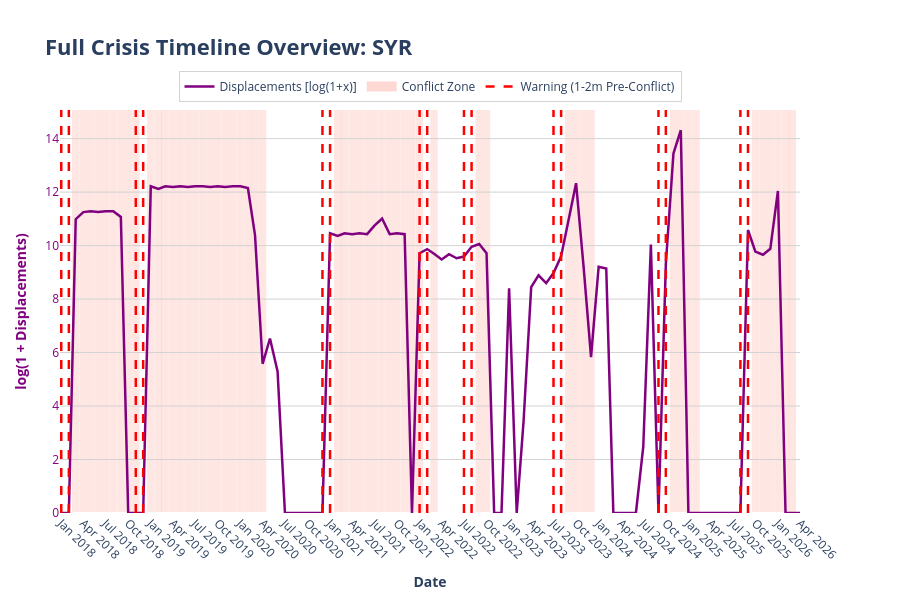

The code cell stored with this chart in its notebook:
### Code cell
import pandas as pd
import numpy as np
import plotly.graph_objects as go

def plot_full_crisis_timeline(df, cerf_path, country_code):
    # 1. PREPARAR EL DATAFRAME PRINCIPAL
    if 'iso3' not in df.columns:
        df = df.reset_index()
        
    df_plot = df[df['iso3'] == country_code].copy()
    df_plot['month'] = pd.to_datetime(df_plot['month'])
    df_plot = df_plot.sort_values('month')
    
    if df_plot.empty:
        print(f"No hay datos en el DataFrame principal para el país: {country_code}")
        return

    # Transformación Log(1 + x) para desplazamientos
    df_plot['disp_log1p'] = np.log1p(df_plot['monthly_displacement'].fillna(0))

    # Extraer las fechas de alerta conflict_2m (marcadas a mitad de mes)
    if 'conflict_2m' in df_plot.columns:
        warning_months = df_plot[df_plot['conflict_2m'] == 1]['month']
        warning_dates = warning_months + pd.Timedelta(days=0)
    else:
        warning_dates = pd.Series(dtype='datetime64[ns]')

    # 3. CREAR LA FIGURA INTERACTIVA
    fig = go.Figure()

    # --- B. Desplazamientos (Línea simple morada - Puesta en y1 para que NO desaparezca) ---
    fig.add_trace(go.Scatter(
        x=df_plot['month'],
        y=df_plot['disp_log1p'],
        customdata=df_plot['monthly_displacement'], 
        mode='lines', 
        name='Displacements [log(1+x)]',
        line=dict(color='purple', width=2.5),
        yaxis='y1',
        hovertemplate='<b>Date:</b> %{x|%b %Y}<br><b>Displacements (Real):</b> %{customdata:,.0f}<br><b>log(1+x):</b> %{y:.2f}<extra></extra>'
    ))

    # --- D. Zonas de Conflicto (Fondo sombreado salmón) ---
    if 'conflict' in df_plot.columns:
        conflict_months = df_plot[df_plot['conflict'] == 1]['month']
        for c_month in conflict_months:
            fig.add_vrect(
                x0=c_month - pd.Timedelta(days=15), 
                x1=c_month + pd.Timedelta(days=15),
                fillcolor="salmon",
                opacity=0.2,
                layer="below",
                line_width=0,
            )
        # Leyenda del conflicto
        fig.add_trace(go.Scatter(
            x=[None], y=[None], mode='lines', name='Conflict Zone',
            line=dict(color='salmon', width=10), opacity=0.3, yaxis='y1'
        ))

    # --- NUEVO: Condición >50k Desplazamientos (Fondo azul clarito) ---
    # Comprueba que tu columna se llame 'target'. Si se llama 'target_4m', cámbialo aquí.
    target_col = 'target' if 'target' in df_plot.columns else None
    if target_col:
        target_months = df_plot[df_plot[target_col] == 1]['month']
        for t_month in target_months:
            fig.add_vrect(
                x0=t_month - pd.Timedelta(days=15), 
                x1=t_month + pd.Timedelta(days=15),
                fillcolor="lightblue",
                opacity=0.3,
                layer="below",
                line_width=0,
            )
        fig.add_trace(go.Scatter(
            x=[None], y=[None], mode='lines', name='>50k Displacements (Target)',
            line=dict(color='lightblue', width=10), opacity=0.4, yaxis='y1'
        ))

    # --- F. Líneas conflict_2m (Líneas verticales rojas a rayas) ---
    if not warning_dates.empty:
        for w_date in warning_dates:
            fig.add_shape(
                type="line",
                x0=w_date, x1=w_date,
                y0=0, y1=1,
                xref="x", yref="paper",
                line=dict(width=2.5, dash="dash", color="red"),
            )
        # Leyenda de Alertas
        fig.add_trace(go.Scatter(
            x=[None], y=[None], mode='lines', name='Warning (1-2m Pre-Conflict)',
            line=dict(color='red', width=2.5, dash='dash'), yaxis='y1'
        ))

    # --- 4. CONFIGURACIÓN DEL LAYOUT (Eliminados los ejes invisibles) ---
    fig.update_layout(
        title=dict(
            text=f'<b>Full Crisis Timeline Overview: {country_code}</b>',
            font=dict(size=22),
            x=0.05
        ),
        margin=dict(l=60, r=100, t=110, b=60), 
        height=600,
        plot_bgcolor='white',
        hovermode="closest",
        
        xaxis=dict(
            title=dict(text="<b>Date</b>"),
            showgrid=False,
            dtick="M3",
            tickformat="%b %Y",
            tickangle=45
        ),
        
        # Eje Y1: Ahora son los Desplazamientos
        yaxis=dict(
            title=dict(text="<b>log(1 + Displacements)</b>", font=dict(color="purple")),
            tickfont=dict(color="purple"),
            showgrid=True,
            gridcolor='lightgrey',
            rangemode="tozero"
        ),
        
        legend=dict(
            orientation="h",
            yanchor="bottom", y=1.02,
            xanchor="center", x=0.5,
            bgcolor='rgba(255,255,255,0.8)',
            bordercolor='lightgrey',
            borderwidth=1
        )
    )

    fig.show()

# --- EJECUCIÓN ---
plot_full_crisis_timeline(df_final, cerf_path="../data_clean/cerf_clean.csv", country_code="SYR")

### Figure 1 — Plotly figure (JSON) as saved in the notebook; plotly's stock layout.template omitted (floating-point values rounded to 4 significant figures)
{"data": [{"customdata": [0.0, 0.0, 59150.0, 77150.0, 79730.0, 77150.0, 79730.0, 79730.0, 64300.0, 0.0, 0.0, 0.0, 202900.0, 183300.0, 202900.0, 196400.0, 202900.0, 196400.0, 202900.0, 202900.0, 196400.0, 202900.0, 196400.0, 202900.0, 202900.0, 189800.0, 32730.0, 264.0, 682.0, 198.0, 0.0, 0.0, 0.0, 0.0, 0.0, 0.0, 34930.0, 31550.0, 34930.0, 33800.0, 34930.0, 33800.0, 46590.0, 60590.0, 33800.0, 34930.0, 33800.0, 0.0, 16610.0, 19330.0, 16210.0, 13140.0, 15980.0, 13710.0, 14640.0, 21090.0, 23360.0, 16600.0, 0.0, 0.0, 4468.0, 0.0, 30.0, 4667.0, 7256.0, 5407.0, 7906.0, 14740.0, 58860.0, 227500.0, 9677.0, 340.0, 9968.0, 9324.0, 0.0, 0.0, 0.0, 0.0, 11.0, 22840.0, 0.0, 11020.0, 688400.0, 1652000.0, 0.0, 0.0, 0.0, 0.0, 0.0, 0.0, 0.0, 0.0, 39450.0, 17610.0, 15680.0, 19580.0, 170000.0, 0.0, 0.0, 0.0], "hovertemplate": "<b>Date:</b> %{x|%b %Y}<br><b>Displacements (Real):</b> %{customdata:,.0f}<br><b>log(1+x):</b> %{y:.2f}<extra></extra>", "line": {"color": "purple", "width": 2.5}, "mode": "lines", "name": "Displacements [log(1+x)]", "type": "scatter", "x": ["2018-01-01T00:00:00.000000", "2018-02-01T00:00:00.000000", "2018-03-01T00:00:00.000000", "2018-04-01T00:00:00.000000", "2018-05-01T00:00:00.000000", "2018-06-01T00:00:00.000000", "2018-07-01T00:00:00.000000", "2018-08-01T00:00:00.000000", "2018-09-01T00:00:00.000000", "2018-10-01T00:00:00.000000", "2018-11-01T00:00:00.000000", "2018-12-01T00:00:00.000000", "2019-01-01T00:00:00.000000", "2019-02-01T00:00:00.000000", "2019-03-01T00:00:00.000000", "2019-04-01T00:00:00.000000", "2019-05-01T00:00:00.000000", "2019-06-01T00:00:00.000000", "2019-07-01T00:00:00.000000", "2019-08-01T00:00:00.000000", "2019-09-01T00:00:00.000000", "2019-10-01T00:00:00.000000", "2019-11-01T00:00:00.000000", "2019-12-01T00:00:00.000000", "2020-01-01T00:00:00.000000", "2020-02-01T00:00:00.000000", "2020-03-01T00:00:00.000000", "2020-04-01T00:00:00.000000", "2020-05-01T00:00:00.000000", "2020-06-01T00:00:00.000000", "2020-07-01T00:00:00.000000", "2020-08-01T00:00:00.000000", "2020-09-01T00:00:00.000000", "2020-10-01T00:00:00.000000", "2020-11-01T00:00:00.000000", "2020-12-01T00:00:00.000000", "2021-01-01T00:00:00.000000", "2021-02-01T00:00:00.000000", "2021-03-01T00:00:00.000000", "2021-04-01T00:00:00.000000", "2021-05-01T00:00:00.000000", "2021-06-01T00:00:00.000000", "2021-07-01T00:00:00.000000", "2021-08-01T00:00:00.000000", "2021-09-01T00:00:00.000000", "2021-10-01T00:00:00.000000", "2021-11-01T00:00:00.000000", "2021-12-01T00:00:00.000000", "2022-01-01T00:00:00.000000", "2022-02-01T00:00:00.000000", "2022-03-01T00:00:00.000000", "2022-04-01T00:00:00.000000", "2022-05-01T00:00:00.000000", "2022-06-01T00:00:00.000000", "2022-07-01T00:00:00.000000", "2022-08-01T00:00:00.000000", "2022-09-01T00:00:00.000000", "2022-10-01T00:00:00.000000", "2022-11-01T00:00:00.000000", "2022-12-01T00:00:00.000000", "2023-01-01T00:00:00.000000", "2023-02-01T00:00:00.000000", "2023-03-01T00:00:00.000000", "2023-04-01T00:00:00.000000", "2023-05-01T00:00:00.000000", "2023-06-01T00:00:00.000000", "2023-07-01T00:00:00.000000", "2023-08-01T00:00:00.000000", "2023-09-01T00:00:00.000000", "2023-10-01T00:00:00.000000", "2023-11-01T00:00:00.000000", "2023-12-01T00:00:00.000000", "2024-01-01T00:00:00.000000", "2024-02-01T00:00:00.000000", "2024-03-01T00:00:00.000000", "2024-04-01T00:00:00.000000", "2024-05-01T00:00:00.000000", "2024-06-01T00:00:00.000000", "2024-07-01T00:00:00.000000", "2024-08-01T00:00:00.000000", "2024-09-01T00:00:00.000000", "2024-10-01T00:00:00.000000", "2024-11-01T00:00:00.000000", "2024-12-01T00:00:00.000000", "2025-01-01T00:00:00.000000", "2025-02-01T00:00:00.000000", "2025-03-01T00:00:00.000000", "2025-04-01T00:00:00.000000", "2025-05-01T00:00:00.000000", "2025-06-01T00:00:00.000000", "2025-07-01T00:00:00.000000", "2025-08-01T00:00:00.000000", "2025-09-01T00:00:00.000000", "2025-10-01T00:00:00.000000", "2025-11-01T00:00:00.000000", "2025-12-01T00:00:00.000000", "2026-01-01T00:00:00.000000", "2026-02-01T00:00:00.000000", "2026-03-01T00:00:00.000000", "2026-04-01T00:00:00.000000"], "y": [0.0, 0.0, 10.99, 11.25, 11.29, 11.25, 11.29, 11.29, 11.07, 0.0, 0.0, 0.0, 12.22, 12.12, 12.22, 12.19, 12.22, 12.19, 12.22, 12.22, 12.19, 12.22, 12.19, 12.22, 12.22, 12.15, 10.4, 5.58, 6.526, 5.293, 0.0, 0.0, 0.0, 0.0, 0.0, 0.0, 10.46, 10.36, 10.46, 10.43, 10.46, 10.43, 10.75, 11.01, 10.43, 10.46, 10.43, 0.0, 9.718, 9.869, 9.693, 9.483, 9.679, 9.526, 9.592, 9.957, 10.06, 9.717, 0.0, 0.0, 8.405, 0.0, 3.434, 8.448, 8.89, 8.596, 8.976, 9.598, 10.98, 12.33, 9.178, 5.832, 9.207, 9.141, 0.0, 0.0, 0.0, 0.0, 2.485, 10.04, 0.0, 9.308, 13.44, 14.32, 0.0, 0.0, 0.0, 0.0, 0.0, 0.0, 0.0, 0.0, 10.58, 9.776, 9.66, 9.882, 12.04, 0.0, 0.0, 0.0], "yaxis": "y"}, {"line": {"color": "salmon", "width": 10}, "mode": "lines", "name": "Conflict Zone", "opacity": 0.3, "type": "scatter", "x": [null], "y": [null], "yaxis": "y"}, {"line": {"color": "red", "dash": "dash", "width": 2.5}, "mode": "lines", "name": "Warning (1-2m Pre-Conflict)", "type": "scatter", "x": [null], "y": [null], "yaxis": "y"}], "layout": {"height": 600, "hovermode": "closest", "legend": {"bgcolor": "rgba(255,255,255,0.8)", "bordercolor": "lightgrey", "borderwidth": 1, "orientation": "h", "x": 0.5, "xanchor": "center", "y": 1.02, "yanchor": "bottom"}, "margin": {"b": 60, "l": 60, "r": 100, "t": 110}, "plot_bgcolor": "white", "shapes": [{"fillcolor": "salmon", "layer": "below", "line": {"width": 0}, "opacity": 0.2, "type": "rect", "x0": "2018-02-14T00:00:00", "x1": "2018-03-16T00:00:00", "xref": "x", "y0": 0, "y1": 1, "yref": "y domain"}, {"fillcolor": "salmon", "layer": "below", "line": {"width": 0}, "opacity": 0.2, "type": "rect", "x0": "2018-03-17T00:00:00", "x1": "2018-04-16T00:00:00", "xref": "x", "y0": 0, "y1": 1, "yref": "y domain"}, {"fillcolor": "salmon", "layer": "below", "line": {"width": 0}, "opacity": 0.2, "type": "rect", "x0": "2018-04-16T00:00:00", "x1": "2018-05-16T00:00:00", "xref": "x", "y0": 0, "y1": 1, "yref": "y domain"}, {"fillcolor": "salmon", "layer": "below", "line": {"width": 0}, "opacity": 0.2, "type": "rect", "x0": "2018-05-17T00:00:00", "x1": "2018-06-16T00:00:00", "xref": "x", "y0": 0, "y1": 1, "yref": "y domain"}, {"fillcolor": "salmon", "layer": "below", "line": {"width": 0}, "opacity": 0.2, "type": "rect", "x0": "2018-06-16T00:00:00", "x1": "2018-07-16T00:00:00", "xref": "x", "y0": 0, "y1": 1, "yref": "y domain"}, {"fillcolor": "salmon", "layer": "below", "line": {"width": 0}, "opacity": 0.2, "type": "rect", "x0": "2018-07-17T00:00:00", "x1": "2018-08-16T00:00:00", "xref": "x", "y0": 0, "y1": 1, "yref": "y domain"}, {"fillcolor": "salmon", "layer": "below", "line": {"width": 0}, "opacity": 0.2, "type": "rect", "x0": "2018-08-17T00:00:00", "x1": "2018-09-16T00:00:00", "xref": "x", "y0": 0, "y1": 1, "yref": "y domain"}, {"fillcolor": "salmon", "layer": "below", "line": {"width": 0}, "opacity": 0.2, "type": "rect", "x0": "2018-09-16T00:00:00", "x1": "2018-10-16T00:00:00", "xref": "x", "y0": 0, "y1": 1, "yref": "y domain"}, {"fillcolor": "salmon", "layer": "below", "line": {"width": 0}, "opacity": 0.2, "type": "rect", "x0": "2018-10-17T00:00:00", "x1": "2018-11-16T00:00:00", "xref": "x", "y0": 0, "y1": 1, "yref": "y domain"}, {"fillcolor": "salmon", "layer": "below", "line": {"width": 0}, "opacity": 0.2, "type": "rect", "x0": "2018-12-17T00:00:00", "x1": "2019-01-16T00:00:00", "xref": "x", "y0": 0, "y1": 1, "yref": "y domain"}, {"fillcolor": "salmon", "layer": "below", "line": {"width": 0}, "opacity": 0.2, "type": "rect", "x0": "2019-01-17T00:00:00", "x1": "2019-02-16T00:00:00", "xref": "x", "y0": 0, "y1": 1, "yref": "y domain"}, {"fillcolor": "salmon", "layer": "below", "line": {"width": 0}, "opacity": 0.2, "type": "rect", "x0": "2019-02-14T00:00:00", "x1": "2019-03-16T00:00:00", "xref": "x", "y0": 0, "y1": 1, "yref": "y domain"}, {"fillcolor": "salmon", "layer": "below", "line": {"width": 0}, "opacity": 0.2, "type": "rect", "x0": "2019-03-17T00:00:00", "x1": "2019-04-16T00:00:00", "xref": "x", "y0": 0, "y1": 1, "yref": "y domain"}, {"fillcolor": "salmon", "layer": "below", "line": {"width": 0}, "opacity": 0.2, "type": "rect", "x0": "2019-04-16T00:00:00", "x1": "2019-05-16T00:00:00", "xref": "x", "y0": 0, "y1": 1, "yref": "y domain"}, {"fillcolor": "salmon", "layer": "below", "line": {"width": 0}, "opacity": 0.2, "type": "rect", "x0": "2019-05-17T00:00:00", "x1": "2019-06-16T00:00:00", "xref": "x", "y0": 0, "y1": 1, "yref": "y domain"}, {"fillcolor": "salmon", "layer": "below", "line": {"width": 0}, "opacity": 0.2, "type": "rect", "x0": "2019-06-16T00:00:00", "x1": "2019-07-16T00:00:00", "xref": "x", "y0": 0, "y1": 1, "yref": "y domain"}, {"fillcolor": "salmon", "layer": "below", "line": {"width": 0}, "opacity": 0.2, "type": "rect", "x0": "2019-07-17T00:00:00", "x1": "2019-08-16T00:00:00", "xref": "x", "y0": 0, "y1": 1, "yref": "y domain"}, {"fillcolor": "salmon", "layer": "below", "line": {"width": 0}, "opacity": 0.2, "type": "rect", "x0": "2019-08-17T00:00:00", "x1": "2019-09-16T00:00:00", "xref": "x", "y0": 0, "y1": 1, "yref": "y domain"}, {"fillcolor": "salmon", "layer": "below", "line": {"width": 0}, "opacity": 0.2, "type": "rect", "x0": "2019-09-16T00:00:00", "x1": "2019-10-16T00:00:00", "xref": "x", "y0": 0, "y1": 1, "yref": "y domain"}, {"fillcolor": "salmon", "layer": "below", "line": {"width": 0}, "opacity": 0.2, "type": "rect", "x0": "2019-10-17T00:00:00", "x1": "2019-11-16T00:00:00", "xref": "x", "y0": 0, "y1": 1, "yref": "y domain"}, {"fillcolor": "salmon", "layer": "below", "line": {"width": 0}, "opacity": 0.2, "type": "rect", "x0": "2019-11-16T00:00:00", "x1": "2019-12-16T00:00:00", "xref": "x", "y0": 0, "y1": 1, "yref": "y domain"}, {"fillcolor": "salmon", "layer": "below", "line": {"width": 0}, "opacity": 0.2, "type": "rect", "x0": "2019-12-17T00:00:00", "x1": "2020-01-16T00:00:00", "xref": "x", "y0": 0, "y1": 1, "yref": "y domain"}, {"fillcolor": "salmon", "layer": "below", "line": {"width": 0}, "opacity": 0.2, "type": "rect", "x0": "2020-01-17T00:00:00", "x1": "2020-02-16T00:00:00", "xref": "x", "y0": 0, "y1": 1, "yref": "y domain"}, {"fillcolor": "salmon", "layer": "below", "line": {"width": 0}, "opacity": 0.2, "type": "rect", "x0": "2020-02-15T00:00:00", "x1": "2020-03-16T00:00:00", "xref": "x", "y0": 0, "y1": 1, "yref": "y domain"}, {"fillcolor": "salmon", "layer": "below", "line": {"width": 0}, "opacity": 0.2, "type": "rect", "x0": "2020-03-17T00:00:00", "x1": "2020-04-16T00:00:00", "xref": "x", "y0": 0, "y1": 1, "yref": "y domain"}, {"fillcolor": "salmon", "layer": "below", "line": {"width": 0}, "opacity": 0.2, "type": "rect", "x0": "2021-01-17T00:00:00", "x1": "2021-02-16T00:00:00", "xref": "x", "y0": 0, "y1": 1, "yref": "y domain"}, {"fillcolor": "salmon", "layer": "below", "line": {"width": 0}, "opacity": 0.2, "type": "rect", "x0": "2021-02-14T00:00:00", "x1": "2021-03-16T00:00:00", "xref": "x", "y0": 0, "y1": 1, "yref": "y domain"}, {"fillcolor": "salmon", "layer": "below", "line": {"width": 0}, "opacity": 0.2, "type": "rect", "x0": "2021-03-17T00:00:00", "x1": "2021-04-16T00:00:00", "xref": "x", "y0": 0, "y1": 1, "yref": "y domain"}, {"fillcolor": "salmon", "layer": "below", "line": {"width": 0}, "opacity": 0.2, "type": "rect", "x0": "2021-04-16T00:00:00", "x1": "2021-05-16T00:00:00", "xref": "x", "y0": 0, "y1": 1, "yref": "y domain"}, {"fillcolor": "salmon", "layer": "below", "line": {"width": 0}, "opacity": 0.2, "type": "rect", "x0": "2021-05-17T00:00:00", "x1": "2021-06-16T00:00:00", "xref": "x", "y0": 0, "y1": 1, "yref": "y domain"}, {"fillcolor": "salmon", "layer": "below", "line": {"width": 0}, "opacity": 0.2, "type": "rect", "x0": "2021-06-16T00:00:00", "x1": "2021-07-16T00:00:00", "xref": "x", "y0": 0, "y1": 1, "yref": "y domain"}, {"fillcolor": "salmon", "layer": "below", "line": {"width": 0}, "opacity": 0.2, "type": "rect", "x0": "2021-07-17T00:00:00", "x1": "2021-08-16T00:00:00", "xref": "x", "y0": 0, "y1": 1, "yref": "y domain"}, {"fillcolor": "salmon", "layer": "below", "line": {"width": 0}, "opacity": 0.2, "type": "rect", "x0": "2021-08-17T00:00:00", "x1": "2021-09-16T00:00:00", "xref": "x", "y0": 0, "y1": 1, "yref": "y domain"}, {"fillcolor": "salmon", "layer": "below", "line": {"width": 0}, "opacity": 0.2, "type": "rect", "x0": "2021-09-16T00:00:00", "x1": "2021-10-16T00:00:00", "xref": "x", "y0": 0, "y1": 1, "yref": "y domain"}, {"fillcolor": "salmon", "layer": "below", "line": {"width": 0}, "opacity": 0.2, "type": "rect", "x0": "2021-10-17T00:00:00", "x1": "2021-11-16T00:00:00", "xref": "x", "y0": 0, "y1": 1, "yref": "y domain"}, {"fillcolor": "salmon", "layer": "below", "line": {"width": 0}, "opacity": 0.2, "type": "rect", "x0": "2021-11-16T00:00:00", "x1": "2021-12-16T00:00:00", "xref": "x", "y0": 0, "y1": 1, "yref": "y domain"}, {"fillcolor": "salmon", "layer": "below", "line": {"width": 0}, "opacity": 0.2, "type": "rect", "x0": "2021-12-17T00:00:00", "x1": "2022-01-16T00:00:00", "xref": "x", "y0": 0, "y1": 1, "yref": "y domain"}, {"fillcolor": "salmon", "layer": "below", "line": {"width": 0}, "opacity": 0.2, "type": "rect", "x0": "2022-02-14T00:00:00", "x1": "2022-03-16T00:00:00", "xref": "x", "y0": 0, "y1": 1, "yref": "y domain"}, {"fillcolor": "salmon", "layer": "below", "line": {"width": 0}, "opacity": 0.2, "type": "rect", "x0": "2022-08-17T00:00:00", "x1": "2022-09-16T00:00:00", "xref": "x", "y0": 0, "y1": 1, "yref": "y domain"}, {"fillcolor": "salmon", "layer": "below", "line": {"width": 0}, "opacity": 0.2, "type": "rect", "x0": "2022-09-16T00:00:00", "x1": "2022-10-16T00:00:00", "xref": "x", "y0": 0, "y1": 1, "yref": "y domain"}, {"fillcolor": "salmon", "layer": "below", "line": {"width": 0}, "opacity": 0.2, "type": "rect", "x0": "2023-08-17T00:00:00", "x1": "2023-09-16T00:00:00", "xref": "x", "y0": 0, "y1": 1, "yref": "y domain"}, {"fillcolor": "salmon", "layer": "below", "line": {"width": 0}, "opacity": 0.2, "type": "rect", "x0": "2023-09-16T00:00:00", "x1": "2023-10-16T00:00:00", "xref": "x", "y0": 0, "y1": 1, "yref": "y domain"}, {"fillcolor": "salmon", "layer": "below", "line": {"width": 0}, "opacity": 0.2, "type": "rect", "x0": "2023-10-17T00:00:00", "x1": "2023-11-16T00:00:00", "xref": "x", "y0": 0, "y1": 1, "yref": "y domain"}, {"fillcolor": "salmon", "layer": "below", "line": {"width": 0}, "opacity": 0.2, "type": "rect", "x0": "2023-11-16T00:00:00", "x1": "2023-12-16T00:00:00", "xref": "x", "y0": 0, "y1": 1, "yref": "y domain"}, {"fillcolor": "salmon", "layer": "below", "line": {"width": 0}, "opacity": 0.2, "type": "rect", "x0": "2024-10-17T00:00:00", "x1": "2024-11-16T00:00:00", "xref": "x", "y0": 0, "y1": 1, "yref": "y domain"}, {"fillcolor": "salmon", "layer": "below", "line": {"width": 0}, "opacity": 0.2, "type": "rect", "x0": "2024-11-16T00:00:00", "x1": "2024-12-16T00:00:00", "xref": "x", "y0": 0, "y1": 1, "yref": "y domain"}, {"fillcolor": "salmon", "layer": "below", "line": {"width": 0}, "opacity": 0.2, "type": "rect", "x0": "2024-12-17T00:00:00", "x1": "2025-01-16T00:00:00", "xref": "x", "y0": 0, "y1": 1, "yref": "y domain"}, {"fillcolor": "salmon", "layer": "below", "line": {"width": 0}, "opacity": 0.2, "type": "rect", "x0": "2025-01-17T00:00:00", "x1": "2025-02-16T00:00:00", "xref": "x", "y0": 0, "y1": 1, "yref": "y domain"}, {"fillcolor": "salmon", "layer": "below", "line": {"width": 0}, "opacity": 0.2, "type": "rect", "x0": "2025-09-16T00:00:00", "x1": "2025-10-16T00:00:00", "xref": "x", "y0": 0, "y1": 1, "yref": "y domain"}, {"fillcolor": "salmon", "layer": "below", "line": {"width": 0}, "opacity": 0.2, "type": "rect", "x0": "2025-10-17T00:00:00", "x1": "2025-11-16T00:00:00", "xref": "x", "y0": 0, "y1": 1, "yref": "y domain"}, {"fillcolor": "salmon", "layer": "below", "line": {"width": 0}, "opacity": 0.2, "type": "rect", "x0": "2025-11-16T00:00:00", "x1": "2025-12-16T00:00:00", "xref": "x", "y0": 0, "y1": 1, "yref": "y domain"}, {"fillcolor": "salmon", "layer": "below", "line": {"width": 0}, "opacity": 0.2, "type": "rect", "x0": "2025-12-17T00:00:00", "x1": "2026-01-16T00:00:00", "xref": "x", "y0": 0, "y1": 1, "yref": "y domain"}, {"fillcolor": "salmon", "layer": "below", "line": {"width": 0}, "opacity": 0.2, "type": "rect", "x0": "2026-01-17T00:00:00", "x1": "2026-02-16T00:00:00", "xref": "x", "y0": 0, "y1": 1, "yref": "y domain"}, {"fillcolor": "salmon", "layer": "below", "line": {"width": 0}, "opacity": 0.2, "type": "rect", "x0": "2026-02-14T00:00:00", "x1": "2026-03-16T00:00:00", "xref": "x", "y0": 0, "y1": 1, "yref": "y domain"}, {"line": {"color": "red", "dash": "dash", "width": 2.5}, "type": "line", "x0": "2018-01-01T00:00:00", "x1": "2018-01-01T00:00:00", "xref": "x", "y0": 0, "y1": 1, "yref": "paper"}, {"line": {"color": "red", "dash": "dash", "width": 2.5}, "type": "line", "x0": "2018-02-01T00:00:00", "x1": "2018-02-01T00:00:00", "xref": "x", "y0": 0, "y1": 1, "yref": "paper"}, {"line": {"color": "red", "dash": "dash", "width": 2.5}, "type": "line", "x0": "2018-11-01T00:00:00", "x1": "2018-11-01T00:00:00", "xref": "x", "y0": 0, "y1": 1, "yref": "paper"}, {"line": {"color": "red", "dash": "dash", "width": 2.5}, "type": "line", "x0": "2018-12-01T00:00:00", "x1": "2018-12-01T00:00:00", "xref": "x", "y0": 0, "y1": 1, "yref": "paper"}, {"line": {"color": "red", "dash": "dash", "width": 2.5}, "type": "line", "x0": "2020-12-01T00:00:00", "x1": "2020-12-01T00:00:00", "xref": "x", "y0": 0, "y1": 1, "yref": "paper"}, {"line": {"color": "red", "dash": "dash", "width": 2.5}, "type": "line", "x0": "2021-01-01T00:00:00", "x1": "2021-01-01T00:00:00", "xref": "x", "y0": 0, "y1": 1, "yref": "paper"}, {"line": {"color": "red", "dash": "dash", "width": 2.5}, "type": "line", "x0": "2022-01-01T00:00:00", "x1": "2022-01-01T00:00:00", "xref": "x", "y0": 0, "y1": 1, "yref": "paper"}, {"line": {"color": "red", "dash": "dash", "width": 2.5}, "type": "line", "x0": "2022-02-01T00:00:00", "x1": "2022-02-01T00:00:00", "xref": "x", "y0": 0, "y1": 1, "yref": "paper"}, {"line": {"color": "red", "dash": "dash", "width": 2.5}, "type": "line", "x0": "2022-07-01T00:00:00", "x1": "2022-07-01T00:00:00", "xref": "x", "y0": 0, "y1": 1, "yref": "paper"}, {"line": {"color": "red", "dash": "dash", "width": 2.5}, "type": "line", "x0": "2022-08-01T00:00:00", "x1": "2022-08-01T00:00:00", "xref": "x", "y0": 0, "y1": 1, "yref": "paper"}, {"line": {"color": "red", "dash": "dash", "width": 2.5}, "type": "line", "x0": "2023-07-01T00:00:00", "x1": "2023-07-01T00:00:00", "xref": "x", "y0": 0, "y1": 1, "yref": "paper"}, {"line": {"color": "red", "dash": "dash", "width": 2.5}, "type": "line", "x0": "2023-08-01T00:00:00", "x1": "2023-08-01T00:00:00", "xref": "x", "y0": 0, "y1": 1, "yref": "paper"}, {"line": {"color": "red", "dash": "dash", "width": 2.5}, "type": "line", "x0": "2024-09-01T00:00:00", "x1": "2024-09-01T00:00:00", "xref": "x", "y0": 0, "y1": 1, "yref": "paper"}, {"line": {"color": "red", "dash": "dash", "width": 2.5}, "type": "line", "x0": "2024-10-01T00:00:00", "x1": "2024-10-01T00:00:00", "xref": "x", "y0": 0, "y1": 1, "yref": "paper"}, {"line": {"color": "red", "dash": "dash", "width": 2.5}, "type": "line", "x0": "2025-08-01T00:00:00", "x1": "2025-08-01T00:00:00", "xref": "x", "y0": 0, "y1": 1, "yref": "paper"}, {"line": {"color": "red", "dash": "dash", "width": 2.5}, "type": "line", "x0": "2025-09-01T00:00:00", "x1": "2025-09-01T00:00:00", "xref": "x", "y0": 0, "y1": 1, "yref": "paper"}], "title": {"font": {"size": 22}, "text": "<b>Full Crisis Timeline Overview: SYR</b>", "x": 0.05}, "xaxis": {"dtick": "M3", "showgrid": false, "tickangle": 45, "tickformat": "%b %Y", "title": {"text": "<b>Date</b>"}}, "yaxis": {"gridcolor": "lightgrey", "rangemode": "tozero", "showgrid": true, "tickfont": {"color": "purple"}, "title": {"font": {"color": "purple"}, "text": "<b>log(1 + Displacements)</b>"}}}}
